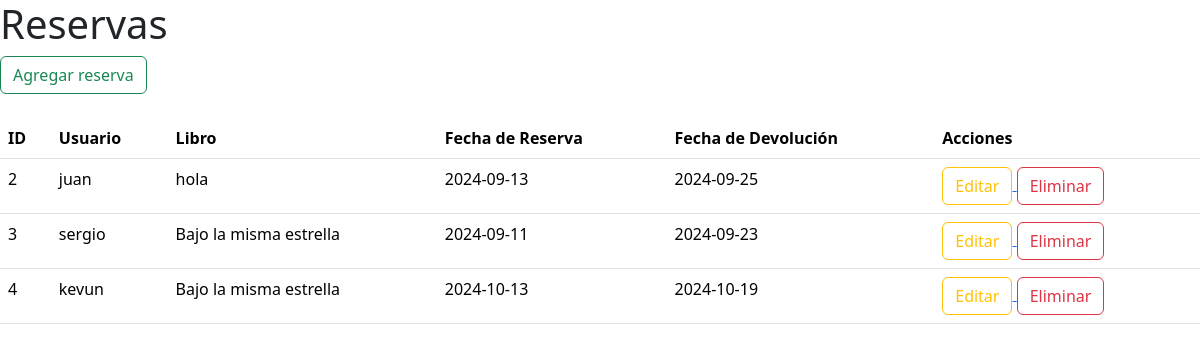
The app's page /ver_reservas/ with its own data.
### biblioteca/models.py (models this page shows, shortened)
class Reserva(models.Model):
    usuario = models.CharField(max_length=100, help_text="Nombre del usuario que realiza la reserva")
    libro = models.ForeignKey('Libro', on_delete=models.CASCADE, help_text="Libro reservado")
    fecha_reserva = models.DateField(help_text="Fecha en que se realiza la reserva")
    fecha_devolucion = models.DateField(help_text="Fecha en que debe devolverse el libro")

class Libro(models.Model):
    titulo = models.CharField(max_length=254)
    autor = models.CharField(max_length=100)
    no_paginas = models.IntegerField()
    fecha_publicacion = models.DateField(help_text= "Fecha Publicacion")
    CLASIFICAC = (
        (0, ""),
        (1, "Romance"),
        (2, "Aventura"),
        (3, "Ficción"),
    )
    clasificacion = models.IntegerField(choices=CLASIFICAC, default=0 )
    foto = models.ImageField(upload_to="img/libros", default="img/libros/default.png", null=True, blank=True)

### biblioteca/views.py (the view)
# urls.py: path('ver_reservas/', views.ver_reservas, name='ver_reservas'),
def ver_reservas(request):
    reservas = Reserva.objects.all()
    return render(request, "libros/ver_reservas.html", {'reservas': reservas})

### biblioteca/templates/libros/ver_reservas.html (shortened to what this page needs)
<!DOCTYPE html>
<html lang="es">
<head>
    <link href="https://cdn.jsdelivr.net/npm/bootstrap@5.3.3/dist/css/bootstrap.min.css" rel="stylesheet">
</head>
<body>
    <h1> Reservas </h1>
    <a href="{% url 'agregar_reserva' %}">
        <button type="button" class="btn btn-outline-success">Agregar reserva</button>
    </a>
    <br /><br />
    <table class="table">
        <thead>
            <tr>
                <th scope="col">ID</th>
                <th scope="col">Usuario</th>
                <th scope="col">Libro</th>
                <th scope="col">Fecha de Reserva</th>
                <th scope="col">Fecha de Devolución</th>
                <th scope="col">Acciones</th>
            </tr>
        </thead>
        <tbody>
            {% for reserva in reservas %}
            <tr>
                <td>{{ reserva.id }}</td>
                <td>{{ reserva.usuario }}</td>
                <td>{{ reserva.libro.titulo }}</td>
                <td>{{ reserva.fecha_reserva|date:"Y-m-d" }}</td>
                <td>{{ reserva.fecha_devolucion|date:"Y-m-d" }}</td>
                <td>
                    <a href="{% url 'editar_reserva' reserva.id %}">
                        <button type="button" class="btn btn-outline-warning">Editar</button>
                    </a>
                    <a href="{% url 'eliminar_reserva' reserva.id %}" onclick="return confirm('¿Estás seguro de que deseas eliminar esta reserva?');">
                        <button class="btn btn-outline-danger" type="button">Eliminar</button>
                    </a>
                </td>
            </tr>
            {% endfor %}
        </tbody>
    </table>
</body>
</html>

### records on screen
Reserva: id "2", usuario "juan", libro.titulo "hola", fecha_reserva "2024-09-13", fecha_devolucion "2024-09-25"
Reserva: id "3", usuario "sergio", libro.titulo "Bajo la misma estrella", fecha_reserva "2024-09-11", fecha_devolucion "2024-09-23"
Reserva: id "4", usuario "kevun", libro.titulo "Bajo la misma estrella", fecha_reserva "2024-10-13", fecha_devolucion "2024-10-19"
